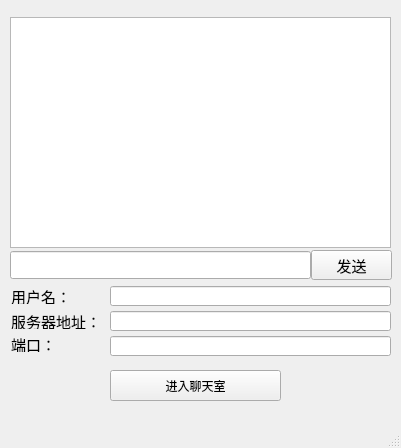
<?xml version="1.0" encoding="UTF-8"?>
<ui version="4.0">
 <class>MainWindow</class>
 <widget class="QMainWindow" name="MainWindow">
  <property name="geometry">
   <rect>
    <x>0</x>
    <y>0</y>
    <width>401</width>
    <height>448</height>
   </rect>
  </property>
  <property name="windowTitle">
   <string>MainWindow</string>
  </property>
  <widget class="QWidget" name="centralWidget">
   <widget class="QTextEdit" name="textEdit">
    <property name="geometry">
     <rect>
      <x>10</x>
      <y>17</y>
      <width>381</width>
      <height>231</height>
     </rect>
    </property>
   </widget>
   <widget class="QLabel" name="label">
    <property name="geometry">
     <rect>
      <x>11</x>
      <y>288</y>
      <width>54</width>
      <height>16</height>
     </rect>
    </property>
    <property name="font">
     <font>
      <family>宋体</family>
      <pointsize>11</pointsize>
     </font>
    </property>
    <property name="text">
     <string>用户名：</string>
    </property>
   </widget>
   <widget class="QLineEdit" name="lineEditUserName">
    <property name="geometry">
     <rect>
      <x>110</x>
      <y>286</y>
      <width>281</width>
      <height>20</height>
     </rect>
    </property>
   </widget>
   <widget class="QLabel" name="label_2">
    <property name="geometry">
     <rect>
      <x>11</x>
      <y>313</y>
      <width>91</width>
      <height>16</height>
     </rect>
    </property>
    <property name="font">
     <font>
      <family>宋体</family>
      <pointsize>11</pointsize>
     </font>
    </property>
    <property name="text">
     <string>服务器地址：</string>
    </property>
   </widget>
   <widget class="QLabel" name="label_3">
    <property name="geometry">
     <rect>
      <x>11</x>
      <y>336</y>
      <width>54</width>
      <height>16</height>
     </rect>
    </property>
    <property name="font">
     <font>
      <family>宋体</family>
      <pointsize>11</pointsize>
     </font>
    </property>
    <property name="text">
     <string>端口：</string>
    </property>
   </widget>
   <widget class="QLineEdit" name="lineEditServerIp">
    <property name="geometry">
     <rect>
      <x>110</x>
      <y>311</y>
      <width>281</width>
      <height>20</height>
     </rect>
    </property>
   </widget>
   <widget class="QPushButton" name="pushButtonEnter">
    <property name="geometry">
     <rect>
      <x>110</x>
      <y>370</y>
      <width>171</width>
      <height>31</height>
     </rect>
    </property>
    <property name="text">
     <string>进入聊天室</string>
    </property>
   </widget>
   <widget class="QLineEdit" name="lineEditServerPort">
    <property name="geometry">
     <rect>
      <x>110</x>
      <y>336</y>
      <width>281</width>
      <height>20</height>
     </rect>
    </property>
   </widget>
   <widget class="QLineEdit" name="lineEditSend">
    <property name="geometry">
     <rect>
      <x>10</x>
      <y>251</y>
      <width>301</width>
      <height>28</height>
     </rect>
    </property>
    <property name="font">
     <font>
      <pointsize>12</pointsize>
     </font>
    </property>
    <property name="text">
     <string/>
    </property>
   </widget>
   <widget class="QPushButton" name="pushButtonSend">
    <property name="geometry">
     <rect>
      <x>311</x>
      <y>250</y>
      <width>81</width>
      <height>30</height>
     </rect>
    </property>
    <property name="font">
     <font>
      <pointsize>11</pointsize>
     </font>
    </property>
    <property name="text">
     <string>发送</string>
    </property>
    <property name="shortcut">
     <string>Return</string>
    </property>
   </widget>
  </widget>
  <widget class="QMenuBar" name="menuBar">
   <property name="geometry">
    <rect>
     <x>0</x>
     <y>0</y>
     <width>401</width>
     <height>23</height>
    </rect>
   </property>
  </widget>
  <widget class="QStatusBar" name="statusBar"/>
 </widget>
 <layoutdefault spacing="6" margin="11"/>
 <resources/>
 <connections/>
</ui>
